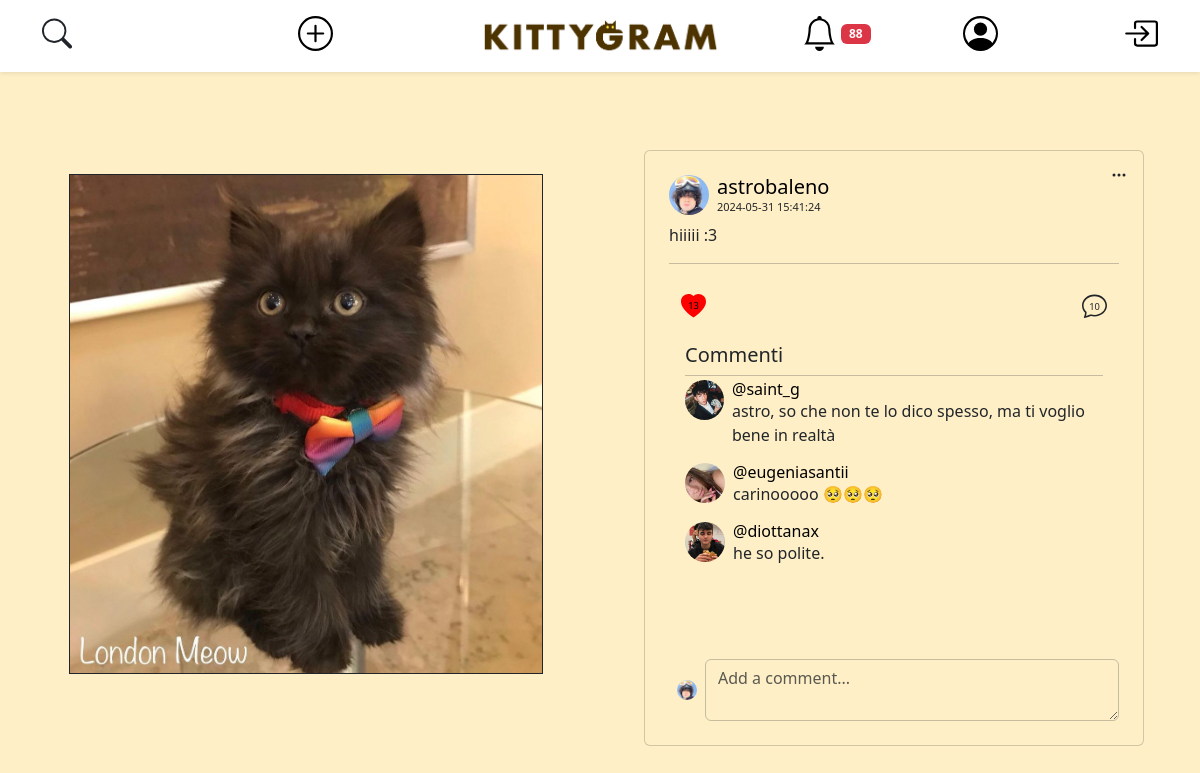
The app's page /open-post.php?post_id=3 (signed in) with its own data.
### tables this page shows
CREATE TABLE IF NOT EXISTS ACCOUNT (
    user_id INT AUTO_INCREMENT PRIMARY KEY,
    username VARCHAR(25) NOT NULL UNIQUE,
    email VARCHAR(319) NOT NULL UNIQUE,
    password VARCHAR(512) NOT NULL,  
    salt VARCHAR(512) NOT NULL,
    first_name VARCHAR(25) NOT NULL,
    last_name VARCHAR(25) NOT NULL,
    user_bio VARCHAR(255) NOT NULL DEFAULT " ",
    profile_pic_id INT DEFAULT 1,
    city_id INT
);

CREATE TABLE IF NOT EXISTS MEDIA (
    media_id INT AUTO_INCREMENT PRIMARY KEY,
    file_name VARCHAR(255) NOT NULL,
    post_id INT
);

CREATE TABLE IF NOT EXISTS POST (
    post_id INT AUTO_INCREMENT PRIMARY KEY,
    description VARCHAR(100) NOT NULL,
    date DATETIME NOT NULL,
    user_id INT NOT NULL
);

CREATE TABLE IF NOT EXISTS COMMENT (
    comment_id INT AUTO_INCREMENT,
    post_id INT NOT NULL,
    user_id INT NOT NULL,
    message VARCHAR(200) NOT NULL,
    date DATETIME NOT NULL,
    PRIMARY KEY (comment_id, post_id)
);

### modals/notification-modal.php (called while the page is built, shortened)
<?php
require("./api/show-notification.php");
?>

### api/show-notification.php (the view, shortened to what this page needs)
<?php
require_once ("db-config.php");
?>
<?php if (!empty($templateParams["notifications"])): ?>
<?php foreach ($templateParams["notifications"] as $notification): ?>
            <?php $accountFrom = $dbh->getAccountFromUsername($notification["username_from"]) ?>
        <?php if (isset($notification['post_id'])): ?>
        <?php $post = $dbh->getPost($notification['post_id']) ?>
        <?php endif; ?>
<?php endforeach; ?>
<?php else: ?>
<p class="text-center">No notification yet &#x1F640;??</p>
<?php endif; ?>

### db-config.php (called while the page is built, shortened)
<?php
$dbname = "kittygram";
require_once("db/database.php");
$dbh = new DatabaseHelper($dbname);

### db/database.php (called while the page is built, shortened)
<?php
class DatabaseHelper
{
    private $db;
    public function __construct($dbname, $servername = "localhost", $username = "root", $password = "", $port = 3306)
    {
        $this->db = new mysqli($servername, $username, $password, $dbname, $port);
    }
    public function getAccountFromUsername($username)
    {
        $query = "SELECT user_id as id, username, file_name as pic, first_name, last_name, user_bio, email FROM account
                    LEFT JOIN media ON account.profile_pic_id = media.media_id
                    WHERE account.username = ?
                    LIMIT 1;";
        $stmt = $this->db->prepare($query);
        $stmt->bind_param("s", $username);
        $stmt->execute();
        $result = $stmt->get_result();
        return $result->fetch_all(MYSQLI_ASSOC)[0];
    }
    public function getAccountFromId($user_id)
    {
        $query = "SELECT user_id as id, username, file_name as pic, first_name, last_name, user_bio, email FROM account
                    LEFT JOIN media ON account.profile_pic_id = media.media_id
                    WHERE account.user_id = ?
                    LIMIT 1;";
        $stmt = $this->db->prepare($query);
        $stmt->bind_param("i", $user_id);
        $stmt->execute();
        $result = $stmt->get_result();
        return $result->fetch_all(MYSQLI_ASSOC)[0];
    }
    public function getNotificationsById($user_id)
    {
        $query = "
            SELECT notification_id,message,post_id,from_user_id as user_from_id,ur.username as username_from,seen,
            for_user_id as user_for_id,ui.username as username_for
            FROM NOTIFICATION INNER JOIN ACCOUNT ui ON NOTIFICATION.for_user_id = ui.user_id
            INNER JOIN ACCOUNT ur ON NOTIFICATION.from_user_id = ur.user_id
            WHERE NOTIFICATION.for_user_id = ? AND NOTIFICATION.seen = 0
            ORDER BY date DESC, notification_id
        ";
        $stmt = $this->db->prepare($query);
        $stmt->bind_param('i', $user_id);
        $stmt->execute();
        $result = $stmt->get_result();
        return $result->fetch_all(MYSQLI_ASSOC);
    }
    public function getNumLikes($post_id) {
        $query = "SELECT COUNT(*) FROM post_like WHERE post_id = ?";
        $stmt = $this->db->prepare($query);
        $stmt->bind_param("i", $post_id);
        $stmt->execute();
        $stmt->bind_result($num_likes);
        return isset($num_likes) ? $num_likes : 0;
    }
    public function userLikesPost($idPost, $userId)
    {
        $query = "
            SELECT COUNT(*) AS numberLikes
            FROM post_like
            WHERE user_id = ? AND post_id = ?
        ";
        $stmt = $this->db->prepare($query);
        $stmt->bind_param("ii", $userId, $idPost);
        $stmt->execute();
        $result = $stmt->get_result();
        $row = $result->fetch_assoc();
        return $row["numberLikes"];
    }
    function getMediasByPostId($post_id)
    {
        $query = "SELECT file_name FROM MEDIA WHERE post_id = ?";
        $stmt = $this->db->prepare($query);
        $stmt->bind_param("i", $post_id);
        $stmt->execute();
        $result = $stmt->get_result();
        $files = [];
        while ($row = $result->fetch_assoc()) {
            $files[] = $row['file_name'];
        }
        return $files;
    }
    private function getComments($post_id)
    {
        $query = "SELECT `username`, `file_name` as 'profile_pic', `message`, `date` FROM `comment`
                    LEFT JOIN (account LEFT JOIN media on account.profile_pic_id = media.media_id)
                        ON comment.user_id = account.user_id
                    WHERE comment.post_id = ?;";
        $stmt = $this->db->prepare($query);
        $stmt->bind_param("i", $post_id);
        $stmt->execute();
        $result = $stmt->get_result();
        return $result->fetch_all(MYSQLI_ASSOC);
    }
    public function getPost($post_id)
    {
        $query = "SELECT * FROM `post` WHERE post.post_id = ? LIMIT 1";
        $stmt = $this->db->prepare($query);
        $stmt->bind_param("i", $post_id);
        $stmt->execute();
        $result = $stmt->get_result()->fetch_all(MYSQLI_ASSOC)[0];
        if (isset($result['user_id'])) {
            $result['owner'] = $this->getAccountFromId($result['user_id']);
            $result['media'] = $this->getMediasByPostId($post_id);
            $result['comment'] = $this->getComments($post_id);
        }
        return $result;
    }
}

### api/show-notification.php (the view, shortened to what this page needs)
<?php
require_once ("db-config.php");
?>
<?php if (!empty($templateParams["notifications"])): ?>
<?php foreach ($templateParams["notifications"] as $notification): ?>
            <?php $accountFrom = $dbh->getAccountFromUsername($notification["username_from"]) ?>
        <?php if (isset($notification['post_id'])): ?>
        <?php $post = $dbh->getPost($notification['post_id']) ?>
        <?php endif; ?>
<?php endforeach; ?>
<?php else: ?>
<p class="text-center">No notification yet &#x1F640;??</p>
<?php endif; ?>

### open-post.php (shortened to what this page needs)
<?php
require_once ("db-config.php");
if (isset($_GET['post_id'])) {
    $post_id = $_GET['post_id'];
    $isAdoption = $dbh->isAdoption($post_id);
    if ($isAdoption) {
        $currentPost = $dbh->getAdoption($post_id);
    } else {
        $currentPost = $dbh->getPost($post_id);
    }
}
if (isset($currentPost)):
    ?>
    <!Doctype html>
    <html lang="en">
    <head>
        <link href="https://cdn.jsdelivr.net/npm/bootstrap@5.3.3/dist/css/bootstrap.min.css" rel="stylesheet"
>
        <link rel="stylesheet" href="css/style.css">
        <?php echo require_once ("./components/navbar.php") ?>
        <?php $viewer = $dbh->getAccountFromUsername($_SESSION['username']); ?>
    </head>
    <body>
        <div class="container-fluid py-4 d-flex justify-content-center align-items-center min-vh-100">
            <div class="row auto-cols w-100">
                <div class="col mt-5 mb-5 py-4 d-flex justify-content-center">
                    <?php
                    $images = $currentPost["media"];
                    if (count($currentPost["media"]) > 1): ?>
                        <div id="carousel-<?php echo $currentPost['post_id']; ?>" class="carousel slide">
                            <div class="carousel-indicators">
                                <?php foreach ($images as $index => $image): ?>
                                    <button type="button" data-bs-target="#carousel-<?php echo $currentPost['post_id']; ?>"
                                        data-bs-slide-to="<?php echo $index; ?>" class="<?php echo $index === 0 ? 'active' : ''; ?>"
                                        aria-current="<?php echo $index === 0 ? 'true' : 'false'; ?>"
                                        aria-label="Slide <?php echo $index + 1; ?>"></button>
                                <?php endforeach; ?>
                            </div>
                            <div class="carousel-inner">
                                <?php foreach ($images as $index => $image): ?>
                                    <div class="carousel-item <?php echo $index === 0 ? 'active' : ''; ?>">
                                        <img src="./img/<?php echo $image; ?>" class="d-block w-100 h-100 post-image"
                                            alt="Post Image">
                                    </div>
                                <?php endforeach; ?>
                            </div>
                            <button class="carousel-control-prev" type="button"
                                data-bs-target="#carousel-<?php echo $currentPost['post_id']; ?>" data-bs-slide="prev">
                                <span class="carousel-control-prev-icon" aria-hidden="true"></span>
                                <span class="visually-hidden">Previous</span>
                            </button>
                            <button class="carousel-control-next" type="button"
                                data-bs-target="#carousel-<?php echo $currentPost['post_id']; ?>" data-bs-slide="next">
                                <span class="carousel-control-next-icon" aria-hidden="true"></span>
                                <span class="visually-hidden">Next</span>
                            </button>
                        </div>
                    <?php else: ?>
                        <img src="./img/<?php echo $images[0]; ?>" alt="Post Image" class="border border-dark post-image">
                    <?php endif; ?>
                </div>
                <div class="col mt-5 d-flex justify-content-center">
                    <div class="card p-4">
                        <div class="mb-1 d-flex align-items-center">
                            <img src="img/<?php echo $currentPost['owner']['pic'] ?>" class="avatar rounded-circle me-2"
                                alt="Avatar utente">
                            <div>
                                <a href="open-profile.php?username=<?php echo $currentPost['owner']['username']; ?>"
                                    class="custom-link">
                                    <h5 class="mb-0"><?php echo $currentPost['owner']['username'] ?></h5>
                                </a>
                                <p class="mb-0 smaller-text"><?php echo $currentPost['date'] ?></p>
                            </div>
                        </div>
                        <p class="mb-0 mt-1 text-start"> <?php echo $currentPost['description'] ?></p>
                        <hr class="my-3 border-dark">
                        <nav class="navbar navbar-expand mt-1">
                            <div class="container-fluid">
                                <?php
                                $liked = $dbh->userLikesPost($currentPost["post_id"], $_SESSION["user_id"]);
                                $likedClass = $liked ? 'liked' : '';
                                ?>
                                <div class="like-icon <?php echo $likedClass ?>"
                                    data-post-id="<?php echo $currentPost["post_id"]; ?>"
                                    data-owner-id="<?php echo $currentPost["user_id"]; ?>">
                                    <svg width="25" height="25" xmlns="http://www.w3.org/2000/svg" viewBox="0 0 16 16">
                                        <path
                                            d="<?php echo $likedClass == 'liked' ? 'M8 1.314C12.438-3.248 23.534 4.735 8 15-7.534 4.736 3.562-3.248 8 1.314' : 'm8 2.748-.717-.737C5.6.281 2.514.878 1.4 3.053c-.523 1.023-.641 2.5.314 4.385.92 1.815 2.834 3.989 6.286 6.357 3.452-2.368 5.365-4.542 6.286-6.357.955-1.886.838-3.362.314-4.385C13.486.878 10.4.28 8.717 2.01zM8 15C-7.333 4.868 3.279-3.04 7.824 1.143q.09.083.176.171a3 3 0 0 1 .176-.17C12.72-3.042 23.333 4.867 8 15'; ?>" />
                                            <text x="8" y="8" fill="black" font-size="6" text-anchor="middle" alignment-baseline="middle"><?php echo $dbh->getNumLikes($post_id) ?></text>
                                    </svg>
                                </div>
                                <svg xmlns="http://www.w3.org/2000/svg" width="25" height="25" fill="currentColor" class="bi bi-chat" viewBox="0 0 16 16" id="commentIcon">
                                    <path
                                        d="M2.678 11.894a1 1 0 0 1 .287.801 11 11 0 0 1-.398 2c1.395-.323 2.247-.697 2.634-.893a1 1 0 0 1 .71-.074A8 8 0 0 0 8 14c3.996 0 7-2.807 7-6s-3.004-6-7-6-7 2.808-7 6c0 1.468.617 2.83 1.678 3.894m-.493 3.905a22 22 0 0 1-.713.129c-.2.032-.352-.176-.273-.362a10 10 0 0 0 .244-.637l.003-.01c.248-.72.45-1.548.524-2.319C.743 11.37 0 9.76 0 8c0-3.866 3.582-7 8-7s8 3.134 8 7-3.582 7-8 7a9 9 0 0 1-2.347-.306c-.52.263-1.639.742-3.468 1.105" />
                                    <text x="8" y="9" font-size="6" text-anchor="middle" alignment-baseline="middle"><?php echo count($currentPost['comment']) ?></text>
                                </svg>
                            </div>
                        </nav>
                        <div class="card-body">
                            <h5 class="card-title text-start">Commenti</h5>
                            <hr class="my-1 border-transparent">
                            <div class="comment-container">
                                <?php foreach ($currentPost['comment'] as $comment): ?>
                                    <div class="d-flex mb-3">
                                        <img src="img/<?php echo $comment['profile_pic'] ?>" class="avatar rounded-circle me-2"
                                            alt="Avatar utente">
                                        <div>
                                            <a href="open-profile.php?username=<?php echo $comment['username']; ?>"
                                                class="custom-link">
                                                <h6 class="mb-0">@<?php echo $comment['username'] ?></h6>
                                            </a>
                                            <p class="mb-0"><?php echo $comment['message'] ?></p>
                                        </div>
                                    </div>
                                <?php endforeach; ?>
                            </div>
                        </div>
                        <form id="commentForm" class="w-100">
                                <div class="d-flex align-items-center justify-content-center">
                                    <img src="img/<?php echo $viewer['pic'] ?>"
                                        class="small-avatar rounded-circle me-2 ms-2" alt="Avatar utente">
                                    <textarea class="form-control transparent-input" placeholder="Add a comment..."
                                        id="commentArea" maxlength=200></textarea>
                                </div>
                        </form>
                    </div>
                </div>
            </div>
        </div>
    </body>
    </html>
    <?php require_once ("./modals/post-settings-modal.php") ?>
<?php else:
    header('Location: ./index.php');
endif;
?>

### records on screen
account: profile_pic.file_name (picture), username "astrobaleno"
post: date "2024-05-31 15:41:24", description "hiiiii :3"
comment: media.file_name (picture), user.username "saint_g", message "astro, so che non te lo dico spesso, ma ti voglio bene in realtà"
comment: media.file_name (picture), user.username "eugeniasantii", message "carinooooo 🥺🥺🥺"
comment: media.file_name (picture), user.username "diottanax", message "he so polite."

### other values on screen
count($templateParams["notifications"]) "88"
$dbh->getNumLikes($post_id) "13"
count($currentPost['comment']) "10"
